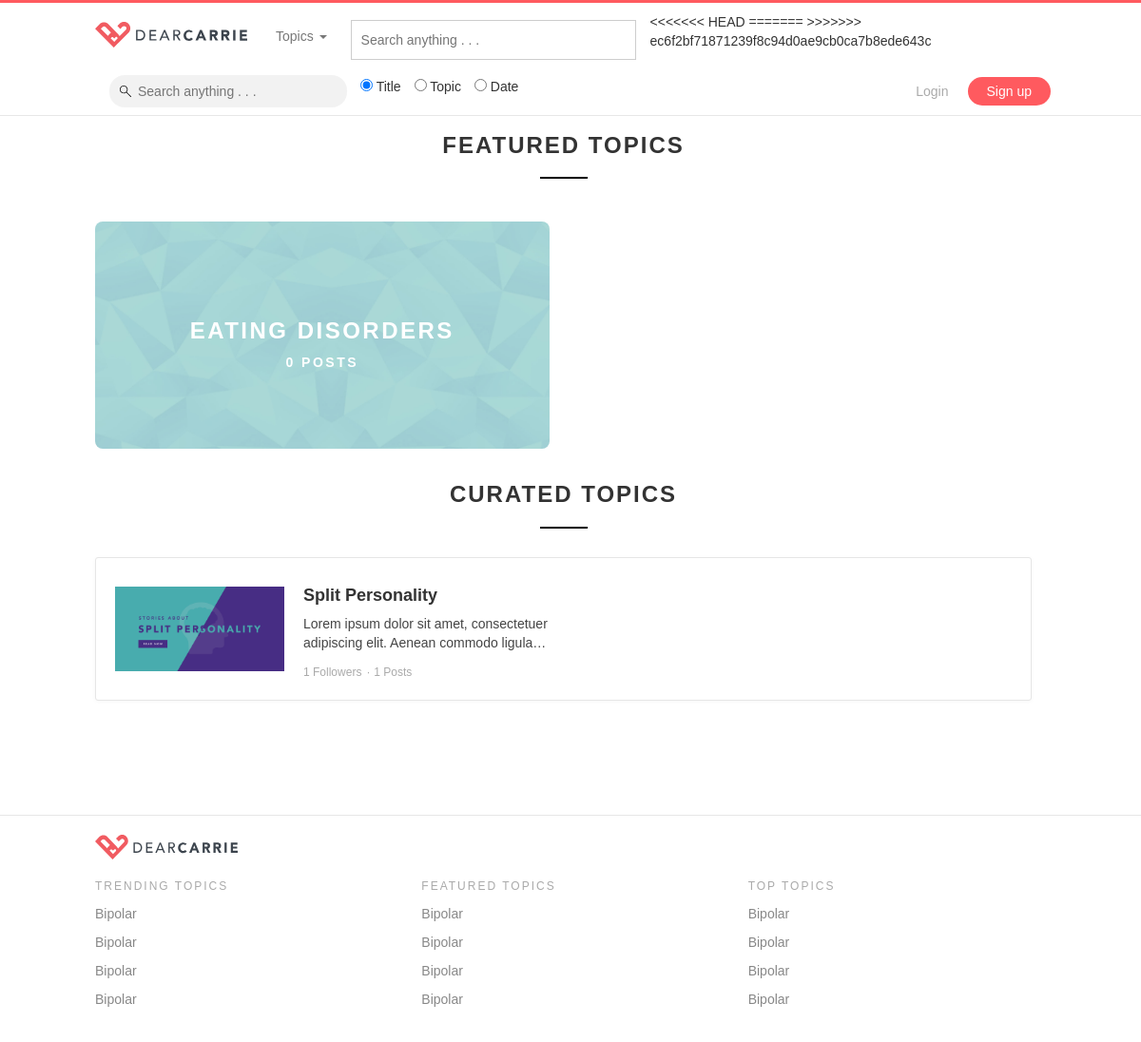
Page /topic.php on the earlier database version.
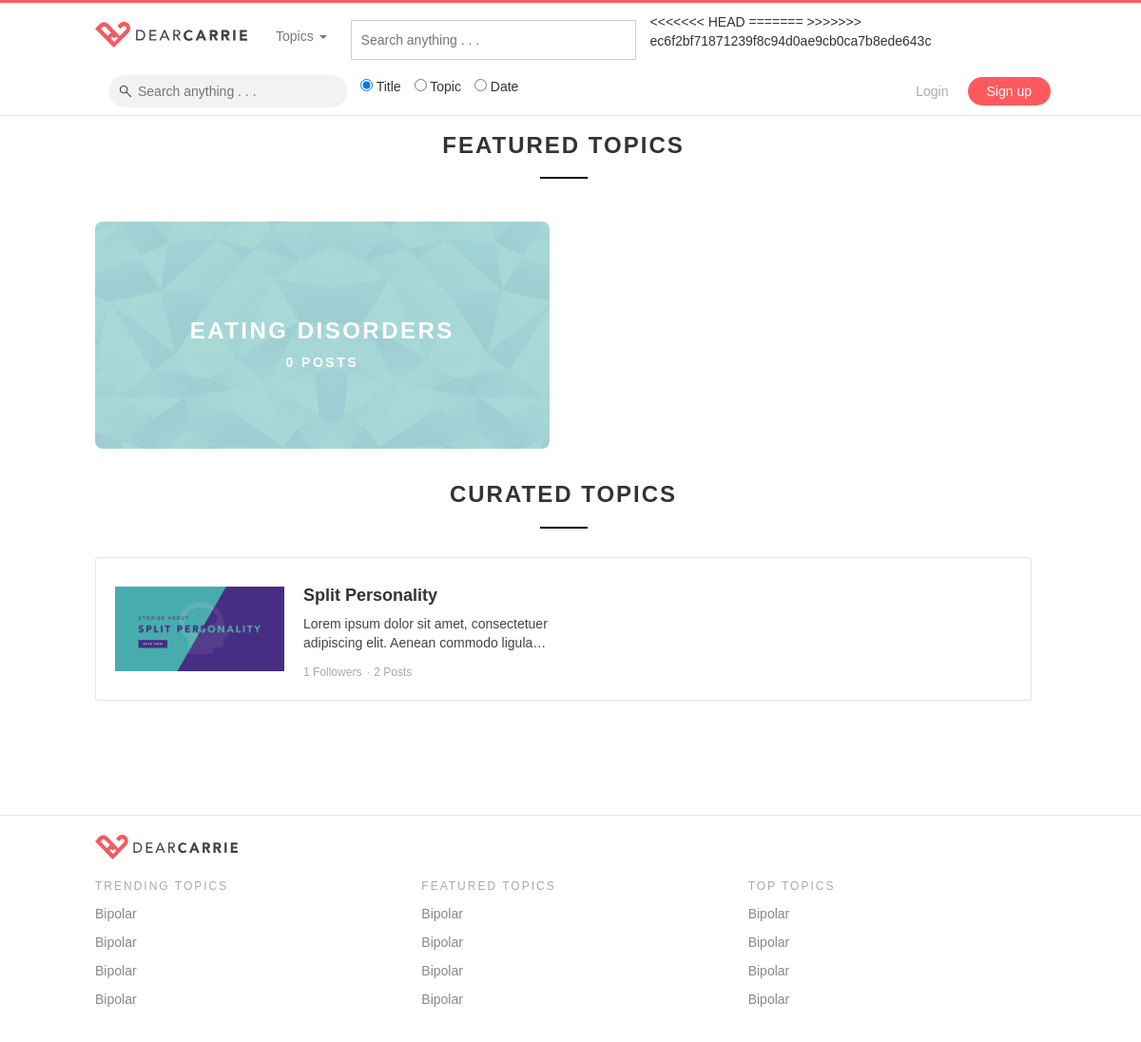
Same page on the later database version.
### tables this page shows
CREATE TABLE `topics` (
  `id` int(11) NOT NULL,
  `main_image` varchar(255) NOT NULL,
  `background` varchar(255) NOT NULL,
  `title` varchar(255) NOT NULL,
  `short_desc` varchar(255) NOT NULL,
  `description` varchar(255) NOT NULL,
  `date` timestamp NOT NULL DEFAULT CURRENT_TIMESTAMP ON UPDATE CURRENT_TIMESTAMP,
  `followers` int(11) NOT NULL DEFAULT '0',
  `posts` int(11) NOT NULL DEFAULT '0',
  `url` varchar(255) NOT NULL,
  `tel` varchar(255) NOT NULL,
  `type` varchar(255) NOT NULL,
  `order_num` int(11) NOT NULL,
  `score` double NOT NULL DEFAULT '0',
  `published` int(11) NOT NULL DEFAULT '1'
);

### controllers/commonFunctions.php (called while the page is built, shortened)
<?php
function checkLogin() {
	if(isset($_SESSION["role"])) {
		return false;
	}
	else {
		return true;
	}
}
function connectToDataBase() {
	$theLineToDatabase =  mysqli_connect("localhost","root","root","dearcarrie");
	if(!$theLineToDatabase) {
		header("location: error.php?msg=Database connection error");
		exit();
	}
	else {
	  return $theLineToDatabase;
	}
}
function displayFeaturedTopics() {
	$conn = connectToDataBase();
	$sql = "SELECT * FROM topics WHERE type = 'featured' ORDER BY order_num";
	$result = $conn->query($sql);
	$resArr = array();
	if ($result->num_rows > 0) {
		 while($row = $result->fetch_assoc()) {
			 $resArr[] = $row;
		 }
	}
	return $resArr;
}
function displayCuratedTopics() {
	$conn = connectToDataBase();
	$sql = "SELECT * FROM topics WHERE type = 'curated' ORDER BY order_num";
	$result = $conn->query($sql);
	$resArr = array();
	if ($result->num_rows > 0) {
		 while($row = $result->fetch_assoc()) {
			 $resArr[] = $row;
		 }
	}
	return $resArr;
}
function countPostByTopicID($topicid) {
	$conn = connectToDataBase();
	$sql = "SELECT COUNT(*) AS total
					FROM curation c
					INNER JOIN posts p ON c.postid = p.id
					WHERE c.topicid='$topicid' AND p.published = 1";
	$result = $conn->query($sql);
	$value = $result->fetch_assoc();
	return $value["total"];
}
function countFollowersByTopicID($topicid) {
	$conn = connectToDataBase();
	$sql = "SELECT COUNT(*) AS total
					FROM topic_follow
					WHERE topicid = '$topicid'";
	$result = $conn->query($sql);
	$value = $result->fetch_assoc();
	return $value["total"];
}
?>

### topic.php (the view, shortened to what this page needs)
<!DOCTYPE html>
<?php
  include('controllers/templates.php');
  $featuredTopics = displayFeaturedTopics();
  $curatedTopics = displayCuratedTopics();
?>
<html lang="en">
  <body>
    <?= navbar(); ?>
    <div class="page-container">
      <h3 class="hero-center">Featured Topics</h3>
      <div class="row">
          <?php foreach ($featuredTopics as $featuredTopic) { ?>
          <div class="col-sm-6">
              <div class="featured-topics">
                  <a href="topicDetails?topicID=<?=$featuredTopic["id"];?>">
                      <img src="<?=$featuredTopic["background"];?>" class="img-responsive">
                      <div class="text">
                          <h3><?=$featuredTopic["title"];?></h3>
                          <p><?=$featuredTopic["posts"];?> Posts</p>
                      </div>
                  </a>
              </div>
          </div>
          <?php } ?>
      </div>
      <h3 class="hero-center">Curated Topics</h3>
      <div class="row">
          <?php
            foreach ($curatedTopics as $topic) {
            $postCount = countPostByTopicID($topic["id"]);
            $followerCount = countFollowersByTopicID($topic["id"]);
          ?>
            <div class="col-sm-12">
                <div class="card topic-card">
                    <div class="image">
                      <a href="topicDetails?topicID=<?=$topic["id"];?>"><img src="<?=$topic["main_image"];?>" class="img-responsive"></a>
                    </div>
                    <div class="content short">
                      <a href="topicDetails?topicID=<?=$topic["id"];?>">
                        <h4><?=$topic["title"];?></h4>
                        <p><?=$topic["description"];?></p>
                        <div class="followers"><?=$followerCount;?> Followers</div>
                        <div class="posts"><?=$postCount;?> Posts</div>
                      </a>
                    </div>
                    <div class="action">
                    </div>
                </div>
            </div>
          <?php } ?>
      </div>
    </div>
    <?= footer(); ?>
  </body>
</html>

Differences in the rows shown:
changed topics "Split Personality": postCount "1" → "2"
